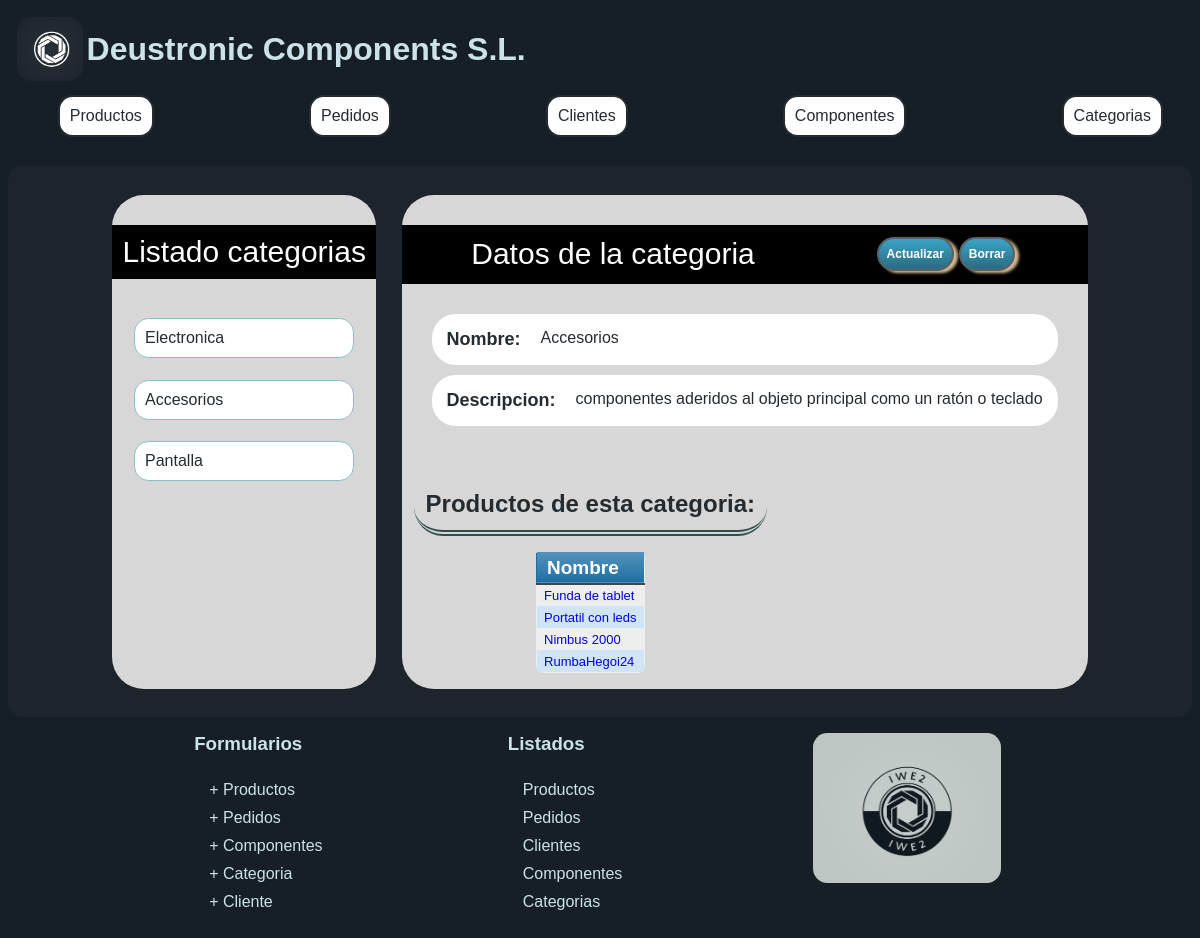
Before: /appProyecto/categoria/3 with the older database file.
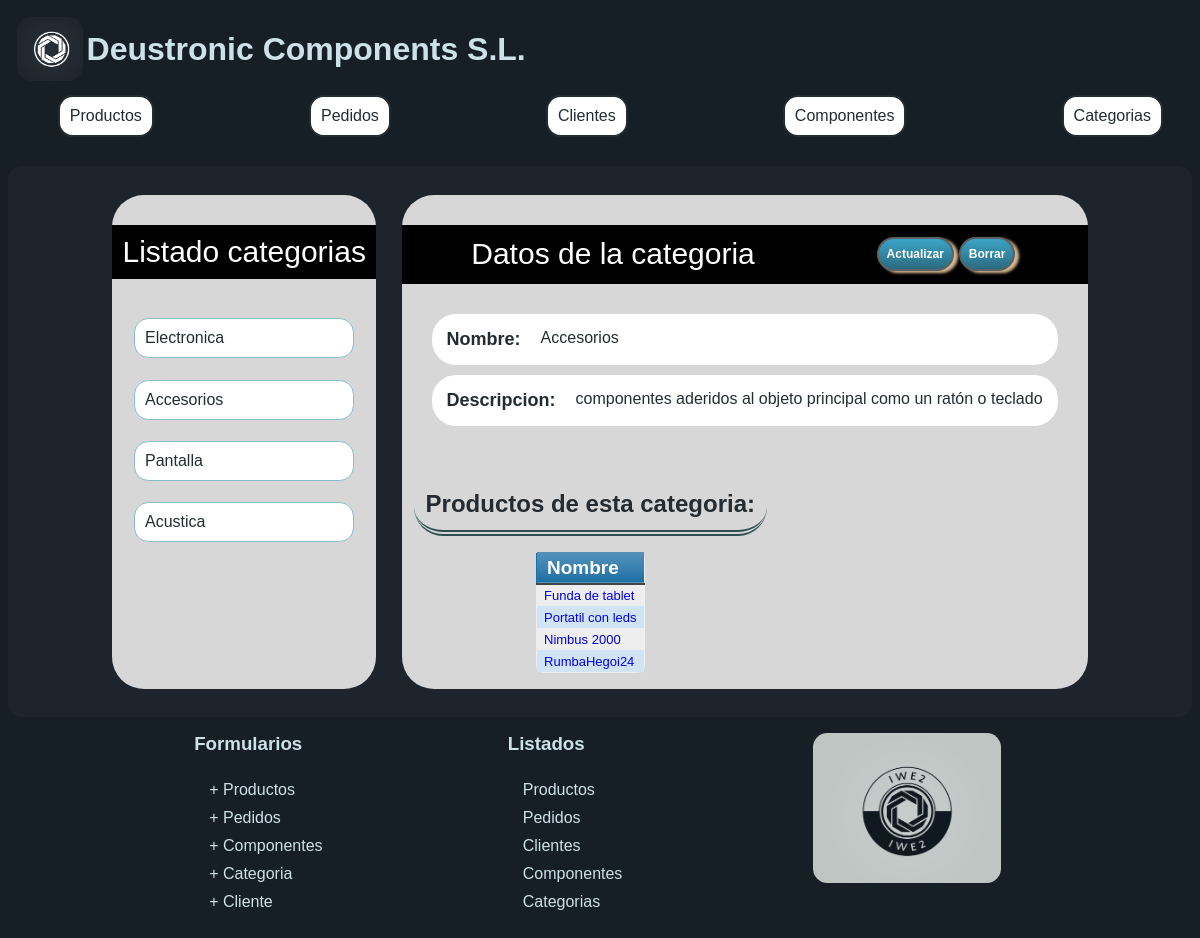
After: the same page with the newer database file.
### appProyecto/models.py (models this page shows, shortened)
class Categoria(models.Model):
    descripcion = models.CharField(max_length=1000)
    nombre = models.CharField(max_length=100, unique=True)

class Producto(models.Model):
    precio = models.FloatField(
        default=0,
        validators=[
            MinValueValidator(0)
        ]
     )
    nombre = models.CharField(max_length=200)
    descripcion = models.CharField(max_length=1000)
    categoria = models.ForeignKey(Categoria, on_delete=models.CASCADE)
    componente = models.ManyToManyField(Componente, through="Elemento")

### appProyecto/views.py (the view)
class CategoriaDetailView(DetailView):
    model = Categoria
    def get_context_data(self, **kwargs):
        context = super().get_context_data(**kwargs)
        context['productos'] = self.object.producto_set.all()
        context['listaTodos'] = Categoria.objects.all()
        return context

### appProyecto/templates/appProyecto/categoria_detail.html (shortened to what this page needs)
{% extends "detalle.html" %}
{% block elemListado %} categorias {%endblock%}
{% block urlElemento %}
<a href="{% url 'detalle categoria' p.pk %}">
  <li>{{p.nombre }}</li>
</a>
{% endblock %} {% block detalle %} {% if categoria %}
<div class="tituloProducto">
  Datos de la categoria
  <div class="barraBtn">
    <a href="/appProyecto/categoria/{{categoria.id}}/update/" class="button">
      Actualizar</a>
    <a href="/appProyecto/categoria/{{categoria.id}}/delete/" class="button">
      Borrar</a>
  </div>
</div>
<div class="datosProducto">
  <div class="propiedadProducto">
    <div class="tituloPropiedad">Nombre:</div>
    {{ categoria.nombre}}
  </div>
  <div class="propiedadProducto">
    <div class="tituloPropiedad">Descripcion:</div>
    {{ categoria.descripcion}}
  </div>
</div>
<div class="contenedorComponentes">
  <div class="elementoCompoenente">
    <h2>Productos de esta categoria:</h2>
  <table class="blueTable">
      <thead>
        <tr>
          <th>Nombre</th>
        </tr>
      </thead>
      <tbody>
        {% for producto in productos %}
        <tr>
          <td>
            <a href="{% url 'detalle producto' producto.pk %}">
              {{ producto.nombre }}
            </a>
          </td>
        </tr>
        {% endfor %}
      </tbody>
    </table>
  </div>
</div>
{% else %}
<p>No existe esta categoria.</p>
{% endif %} {% endblock %}

Changed rows visible on the page:
added Categoria: nombre "Acustica"
